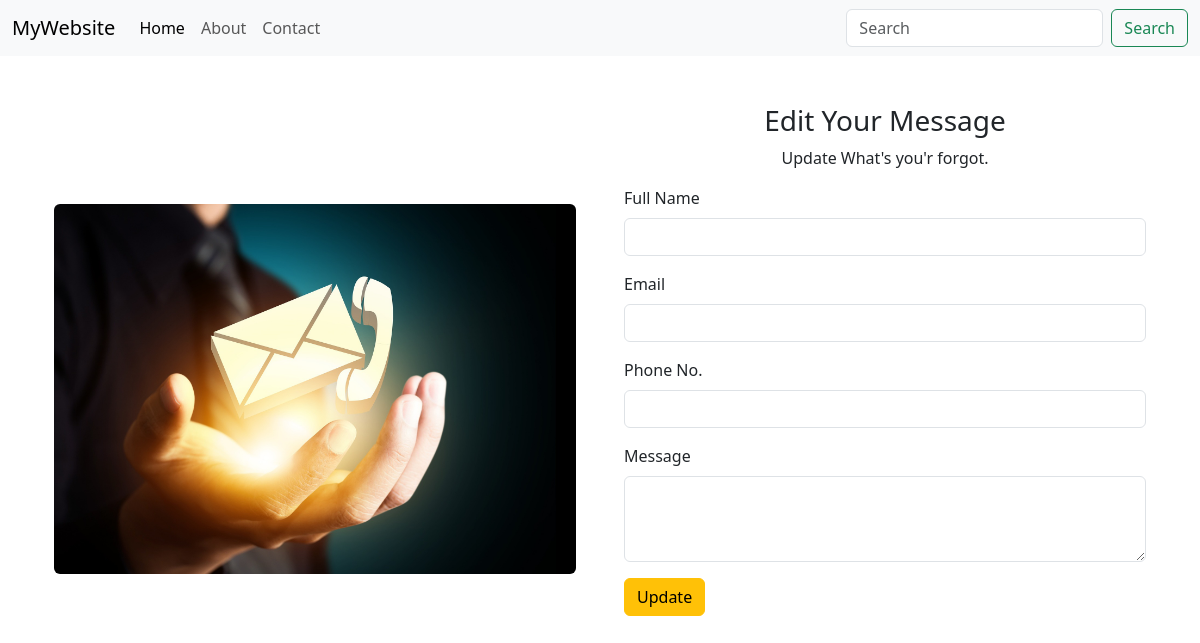
/edit-contact/3, run on an earlier commit of the app's database.
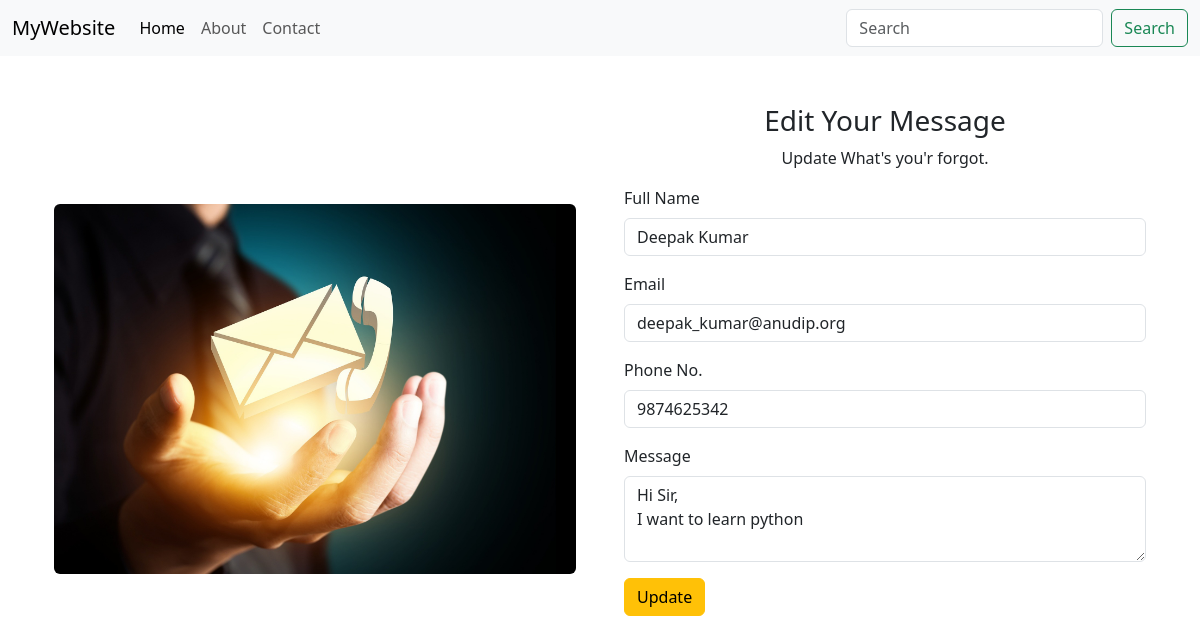
And on a later commit of the database.
### tables this page shows
CREATE TABLE contact(
        id INTEGER PRIMARY KEY AUTOINCREMENT,
        full_name TEXT,
        email TEXT, 
        phone TEXT,
        message TEXT
        );

### app.py (the view, shortened to what this page needs)
@app.route('/edit-contact/<int:id>', methods=['GET','POST'])
def editContact(id):
    con = sqlite3.connect('students.db')
    contact=con.execute(
         'SELECT * FROM contact WHERE id=?',(id,)
    ).fetchone()
    con.close()
    return render_template('editContact.html', contact=contact)

### templates/editContact.html
{% extends './base.html' %} {% block title %}Edit Contact{% endblock %} {% block
content %}
<div class="container">
  <div class="row">
    <div class="col">
      <div class="container mt-5" style="margin-top: 100px !important">
        <img
          src="{{ url_for('static', filename='images/contact.jpg') }}"
          class="w-100 mt-5 rounded"
          alt=""
        />
      </div>
    </div>
    <div class="col">
      <div class="container mt-5">
        <h3 class="text-center">Edit Your Message</h3>
        <p class="text-center">Update What's you'r forgot.</p>
        <form action="/edit-contact/{{ contact[0] }}" method="POST">
          <div class="mb-3">
            <label for="full_name" class="form-label">Full Name</label>
            <input
              type="text"
              class="form-control"
              id="full_name"
              name="full_name"
              value = "{{ contact[1] }}"
            />
          </div>
          <div class="mb-3">
            <label for="emial" class="form-label">Email</label>
            <input type="email" class="form-control" id="email" name="email" value = "{{ contact[2] }}" />
          </div>
          <div class="mb-3">
            <label for="phone" class="form-label">Phone No.</label>
            <input type="text" class="form-control" id="phone" name="phone" value = "{{ contact[3] }}" />
          </div>
          <div class="mb-3">
            <label for="msg" class="form-label">Message </label>
            <textarea
              class="form-control"
              id="msg"
              rows="3"
              name="msg"
            >{{ contact[4] }}</textarea>
          </div>
          <button type="submit" class="btn btn-warning">Update</button>
        </form>
      </div>
    </div>
  </div>
</div>
{% endblock %}

What changed in the data, as far as the page shows it:
added contact: full_name "Deepak Kumar", email "deepak_kumar@anudip.org", phone "9874625342", msg "Hi Sir, I want to learn python"
